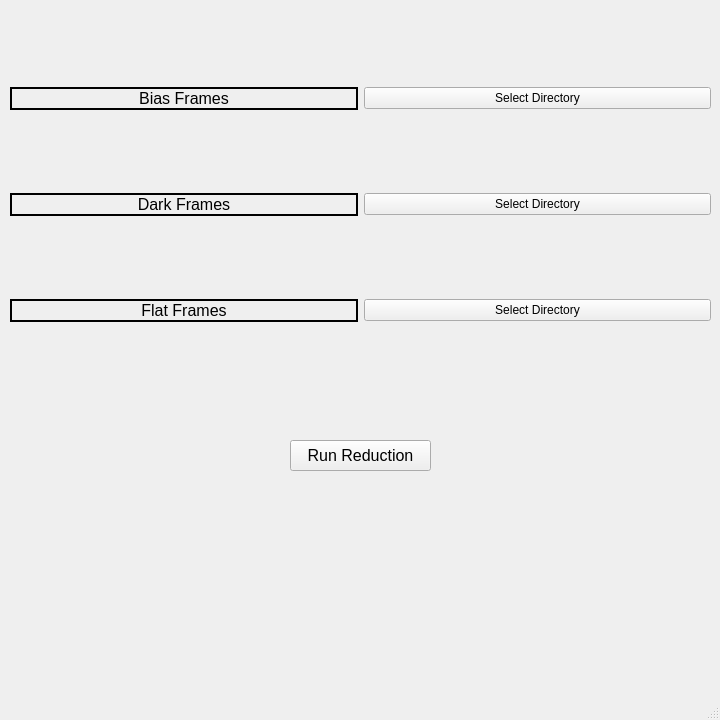
<?xml version="1.0" encoding="UTF-8"?>
<ui version="4.0">
 <class>MainWindow</class>
 <widget class="QMainWindow" name="MainWindow">
  <property name="geometry">
   <rect>
    <x>0</x>
    <y>0</y>
    <width>720</width>
    <height>720</height>
   </rect>
  </property>
  <property name="minimumSize">
   <size>
    <width>720</width>
    <height>720</height>
   </size>
  </property>
  <property name="maximumSize">
   <size>
    <width>720</width>
    <height>720</height>
   </size>
  </property>
  <property name="windowTitle">
   <string>MainWindow</string>
  </property>
  <widget class="QWidget" name="centralwidget">
   <widget class="QPushButton" name="runreduct">
    <property name="geometry">
     <rect>
      <x>290</x>
      <y>440</y>
      <width>141</width>
      <height>31</height>
     </rect>
    </property>
    <property name="font">
     <font>
      <family>Arial</family>
      <pointsize>12</pointsize>
     </font>
    </property>
    <property name="text">
     <string>Run Reduction</string>
    </property>
   </widget>
   <widget class="QWidget" name="gridLayoutWidget">
    <property name="geometry">
     <rect>
      <x>10</x>
      <y>10</y>
      <width>701</width>
      <height>391</height>
     </rect>
    </property>
    <layout class="QGridLayout" name="gridLayout">
     <item row="1" column="0">
      <widget class="QLabel" name="darklabel">
       <property name="font">
        <font>
         <family>Arial</family>
         <italic>false</italic>
        </font>
       </property>
       <property name="frameShape">
        <enum>QFrame::Box</enum>
       </property>
       <property name="frameShadow">
        <enum>QFrame::Plain</enum>
       </property>
       <property name="lineWidth">
        <number>2</number>
       </property>
       <property name="text">
        <string>&lt;html&gt;&lt;head/&gt;&lt;body&gt;&lt;p align=&quot;center&quot;&gt;&lt;span style=&quot; font-size:12pt;&quot;&gt;Dark Frames&lt;/span&gt;&lt;/p&gt;&lt;/body&gt;&lt;/html&gt;</string>
       </property>
       <property name="indent">
        <number>0</number>
       </property>
      </widget>
     </item>
     <item row="3" column="0">
      <widget class="QLabel" name="flatlabel">
       <property name="font">
        <font>
         <family>Arial</family>
         <italic>false</italic>
        </font>
       </property>
       <property name="frameShape">
        <enum>QFrame::Box</enum>
       </property>
       <property name="frameShadow">
        <enum>QFrame::Plain</enum>
       </property>
       <property name="lineWidth">
        <number>2</number>
       </property>
       <property name="text">
        <string>&lt;html&gt;&lt;head/&gt;&lt;body&gt;&lt;p align=&quot;center&quot;&gt;&lt;span style=&quot; font-size:12pt;&quot;&gt;Flat Frames&lt;/span&gt;&lt;/p&gt;&lt;/body&gt;&lt;/html&gt;</string>
       </property>
       <property name="indent">
        <number>0</number>
       </property>
      </widget>
     </item>
     <item row="1" column="1">
      <widget class="QPushButton" name="darkdir">
       <property name="text">
        <string>Select Directory</string>
       </property>
      </widget>
     </item>
     <item row="0" column="1">
      <widget class="QPushButton" name="biasdir">
       <property name="text">
        <string>Select Directory</string>
       </property>
      </widget>
     </item>
     <item row="0" column="0">
      <widget class="QLabel" name="biaslabel">
       <property name="font">
        <font>
         <family>Arial</family>
         <italic>false</italic>
        </font>
       </property>
       <property name="frameShape">
        <enum>QFrame::Box</enum>
       </property>
       <property name="frameShadow">
        <enum>QFrame::Plain</enum>
       </property>
       <property name="lineWidth">
        <number>2</number>
       </property>
       <property name="text">
        <string>&lt;html&gt;&lt;head/&gt;&lt;body&gt;&lt;p align=&quot;center&quot;&gt;&lt;span style=&quot; font-size:12pt;&quot;&gt;Bias Frames&lt;/span&gt;&lt;/p&gt;&lt;/body&gt;&lt;/html&gt;</string>
       </property>
       <property name="indent">
        <number>0</number>
       </property>
      </widget>
     </item>
     <item row="3" column="1">
      <widget class="QPushButton" name="flatdir">
       <property name="text">
        <string>Select Directory</string>
       </property>
      </widget>
     </item>
    </layout>
   </widget>
  </widget>
  <widget class="QMenuBar" name="menubar">
   <property name="geometry">
    <rect>
     <x>0</x>
     <y>0</y>
     <width>720</width>
     <height>21</height>
    </rect>
   </property>
  </widget>
  <widget class="QStatusBar" name="statusbar"/>
 </widget>
 <resources/>
 <connections/>
</ui>
